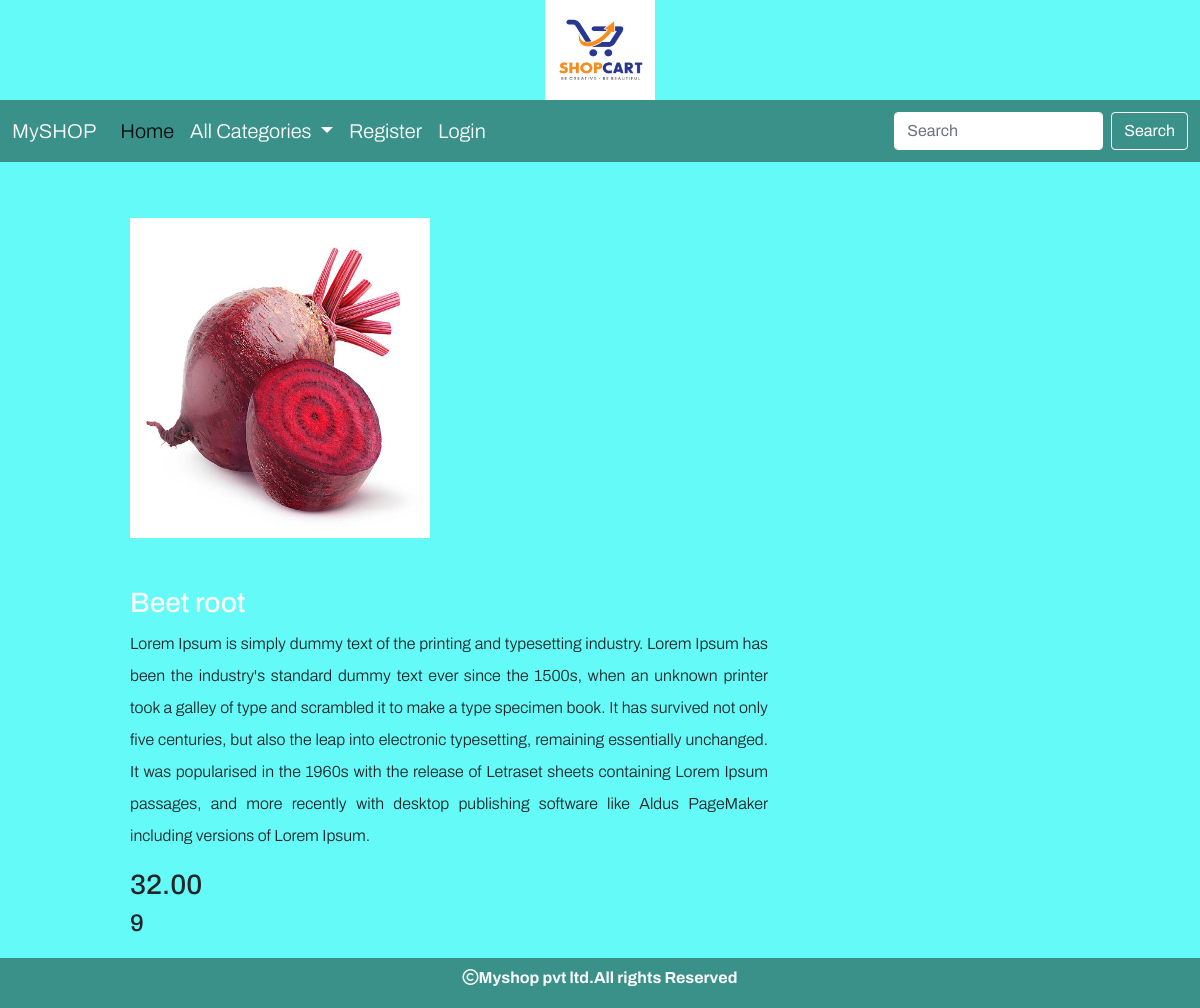
The app's page /detail/2 with its own data.
### shop/models.py (models this page shows, shortened)
class Product(models.Model):
    name=models.CharField(max_length=30)
    desc=models.TextField()
    image=models.ImageField(upload_to='products',null=True,blank=True)
    price=models.DecimalField(max_digits=10,decimal_places=2)
    stock=models.IntegerField()
    available=models.BooleanField(default=True)
    created=models.DateTimeField(auto_now_add=True)  #one time
    updated=models.DateTimeField(auto_now=True)  #Every time when we update record
    category=models.ForeignKey(Category,on_delete=models.CASCADE)

### shop/views.py (the view)
# urls.py: path('detail/<int:p>',views.showdetail,name="detail"),
def showdetail(request,p):
    p=Product.objects.get(id=p)
    return render(request,'detail.html',{'p':p})

### cart/context_processors.py (called while the page is built, shortened)
def total(request):
    count=0
    return {'count':count}

### shop/context_processors.py (called while the page is built)
def links(request):
    c=Category.objects.all()
    return {'links':c}

### templates/detail.html
{% extends 'base.html' %}
{% block content %}
<div class="container mt-6">
    <div class="row mt-5">
        <div class="col-4 me-5 pb-4" style="padding-left:100px;">
            <img class="mt-2" src="{{p.image.url}}" height="320px" width="300px">
        </div>
        <div class="col-6 me-5 mt-2 pt-3" style="padding-left:100px;width:750px;">
            <h3 class="text-light">{{p.name}}</h3>
            <p style="text-align:justify;line-height:2;">{{p.desc}}</p>
            <h3 class="mt-2">{{p.price}}</h3>
            <h4 class="mt-2">{{p.stock}}</h4>
            {% if user.is_superuser == True %}
             {% if p.stock > 0 %}
            <h3 class="text-light">In Stock</h3>
             <a href="{% url 'admin:index' %}" class="btn btn-secondary mt-4" style="width:300px;">Add Stock</a>
             {% else %}
                <h3 class="text-light">Out of Stock</h3>
            <a href="{% url 'admin:index' %}" class="btn btn-secondary mt-4" style="width:300px;">Add Stock</a>
             {% endif %}
             {% else %}
             {% if p.stock > 0 %}
             <a href="{% url 'cart:addtocart' p.id %}" class="btn btn-secondary mt-4" style="width:300px;">Add to Cart</a>
             {% else %}
             <h3 class="text-light">Out Of Stock</h3>
             {% endif %}
            {% endif %}
        </div>
    </div>
</div>
{% endblock %}

### static/css/style.css (style rules this page uses)
body { background-color:#64faf7; font-family: "Archivo", sans-serif; font-optical-sizing: auto; font-weight: 300; font-style: normal; font-variation-settings: "wdth" 100; }
.btn-secondary { color: #fff; background-color:#3a9189; border-color:white; }

### records on screen
Product: image (picture), name "Beet root", desc "Lorem Ipsum is simply dummy text of the printing and typesetting industry. Lorem Ipsum has been the industry's standard dummy text ever since the 1500s, when an unknown printer took a galley of type and scrambled it to make a type specimen book. It has survived not only five centuries, but also the leap into electronic typesetting, remaining essentially unchanged. It was popularised in the 1960s with the release of Letraset sheets containing Lorem Ipsum passages, and more recently with desktop publishing software like Aldus PageMaker including versions of Lorem Ipsum.", price "32.00", stock "9"
